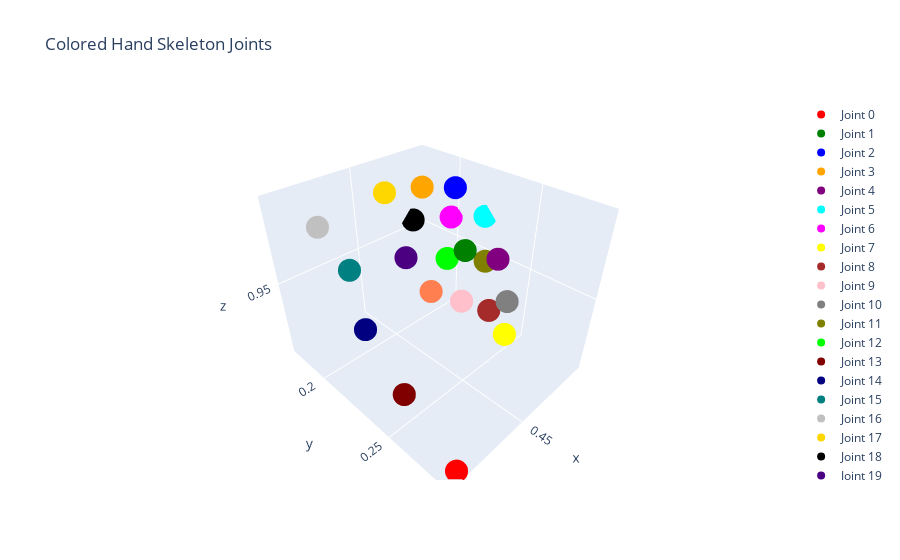

The notebook cell this image was saved under:
### Code cell
def display_joints_with_colors(joint_mesh):
    """
    MANO 모델에서 생성한 joint_mesh (예: j_meshes[0])의 관절 위치 정보를,
    21개의 서로 다른 색상으로 시각화합니다.
    
    인자:
        joint_mesh: 관절 Mesh 객체. .vertices 속성에 shape (21, 3)의 관절 좌표가 있어야 합니다.
    """
    import numpy as np
    import plotly.graph_objects as go

    # 관절 좌표 추출 (예상 shape: (21, 3))
    joints = np.array(joint_mesh.vertices)
    joints = output.joints[0]
    
    # 21개 관절에 사용할 21개의 색상 (원하는 색상으로 수정 가능)
    colors = [
        'red', 'green', 'blue', 'orange', 'purple',
        'cyan', 'magenta', 'yellow', 'brown', 'pink',
        'gray', 'olive', 'lime', 'maroon', 'navy',
        'teal', 'silver', 'gold', 'black', 'indigo', 'coral'
    ]
    
    fig = go.Figure()
    
    # 각 관절마다 다른 색상의 마커를 추가합니다.
    for i in range(joints.shape[0]):
        fig.add_trace(go.Scatter3d(
            x=[joints[i, 0]],
            y=[joints[i, 1]],
            z=[joints[i, 2]],
            mode='markers',
            marker=dict(size=8, color=colors[i]),
            name=f'Joint {i}'
        ))
    
    fig.update_layout(
        title="Colored Hand Skeleton Joints",
        scene=dict(aspectmode='data')
    )
    fig.show()

# 사용 예시:
# j_meshes는 MANO 모델 출력으로부터 생성된 관절 Mesh 리스트라고 가정할 때,
# 첫 번째 샘플의 관절 Mesh에 대해 색상을 표현해봅니다.
display_joints_with_colors(j_meshes[0])

### Figure 1 — Plotly figure (JSON) as saved in the notebook; plotly's stock layout.template omitted (floating-point values rounded to 4 significant figures)
{"data": [{"marker": {"color": "red", "size": 8}, "mode": "markers", "name": "Joint 0", "type": "scatter3d", "x": [0.4906], "y": [0.2829], "z": [0.909]}, {"marker": {"color": "green", "size": 8}, "mode": "markers", "name": "Joint 1", "type": "scatter3d", "x": [0.4447], "y": [0.2429], "z": [0.9761]}, {"marker": {"color": "blue", "size": 8}, "mode": "markers", "name": "Joint 2", "type": "scatter3d", "x": [0.4272], "y": [0.2204], "z": [0.9927]}, {"marker": {"color": "orange", "size": 8}, "mode": "markers", "name": "Joint 3", "type": "scatter3d", "x": [0.4278], "y": [0.1991], "z": [0.9869]}, {"marker": {"color": "purple", "size": 8}, "mode": "markers", "name": "Joint 4", "type": "scatter3d", "x": [0.4231], "y": [0.2449], "z": [0.9633]}, {"marker": {"color": "cyan", "size": 8}, "mode": "markers", "name": "Joint 5", "type": "scatter3d", "x": [0.404], "y": [0.2206], "z": [0.9703]}, {"marker": {"color": "magenta", "size": 8}, "mode": "markers", "name": "Joint 6", "type": "scatter3d", "x": [0.4058], "y": [0.1986], "z": [0.9629]}, {"marker": {"color": "yellow", "size": 8}, "mode": "markers", "name": "Joint 7", "type": "scatter3d", "x": [0.4166], "y": [0.2489], "z": [0.9156]}, {"marker": {"color": "brown", "size": 8}, "mode": "markers", "name": "Joint 8", "type": "scatter3d", "x": [0.407], "y": [0.2302], "z": [0.9162]}, {"marker": {"color": "pink", "size": 8}, "mode": "markers", "name": "Joint 9", "type": "scatter3d", "x": [0.4092], "y": [0.2116], "z": [0.9141]}, {"marker": {"color": "gray", "size": 8}, "mode": "markers", "name": "Joint 10", "type": "scatter3d", "x": [0.4171], "y": [0.2486], "z": [0.9375]}, {"marker": {"color": "olive", "size": 8}, "mode": "markers", "name": "Joint 11", "type": "scatter3d", "x": [0.4051], "y": [0.2237], "z": [0.9452]}, {"marker": {"color": "lime", "size": 8}, "mode": "markers", "name": "Joint 12", "type": "scatter3d", "x": [0.4102], "y": [0.2003], "z": [0.939]}, {"marker": {"color": "maroon", "size": 8}, "mode": "markers", "name": "Joint 13", "type": "scatter3d", "x": [0.4952], "y": [0.2582], "z": [0.9382]}, {"marker": {"color": "navy", "size": 8}, "mode": "markers", "name": "Joint 14", "type": "scatter3d", "x": [0.4921], "y": [0.2319], "z": [0.9538]}, {"marker": {"color": "teal", "size": 8}, "mode": "markers", "name": "Joint 15", "type": "scatter3d", "x": [0.4831], "y": [0.2117], "z": [0.9694]}, {"marker": {"color": "silver", "size": 8}, "mode": "markers", "name": "Joint 16", "type": "scatter3d", "x": [0.476], "y": [0.1779], "z": [0.9748]}, {"marker": {"color": "gold", "size": 8}, "mode": "markers", "name": "Joint 17", "type": "scatter3d", "x": [0.4334], "y": [0.1763], "z": [0.9787]}, {"marker": {"color": "black", "size": 8}, "mode": "markers", "name": "Joint 18", "type": "scatter3d", "x": [0.4127], "y": [0.1751], "z": [0.9553]}, {"marker": {"color": "indigo", "size": 8}, "mode": "markers", "name": "Joint 19", "type": "scatter3d", "x": [0.4226], "y": [0.1788], "z": [0.9356]}, {"marker": {"color": "coral", "size": 8}, "mode": "markers", "name": "Joint 20", "type": "scatter3d", "x": [0.4153], "y": [0.1923], "z": [0.9144]}], "layout": {"scene": {"aspectmode": "data"}, "title": {"text": "Colored Hand Skeleton Joints"}}}
